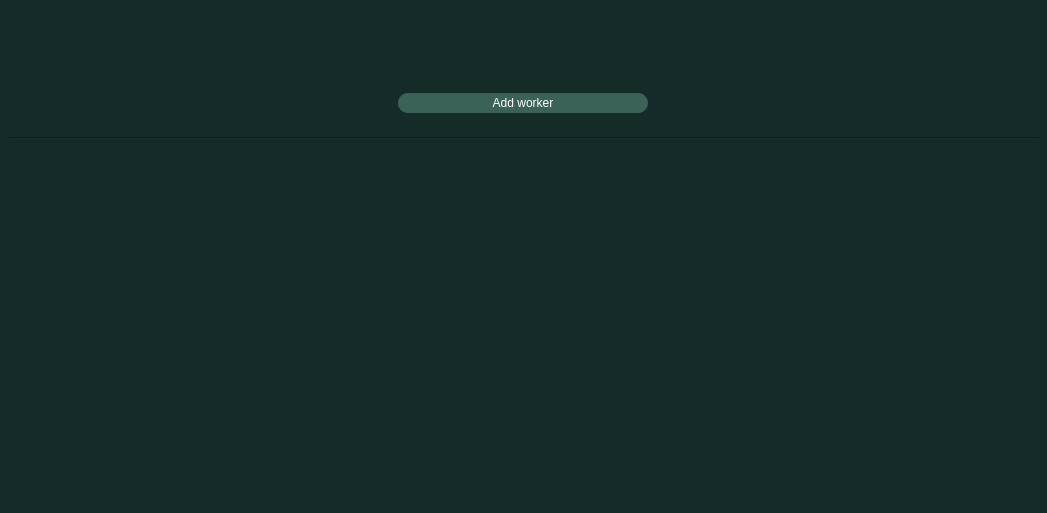
<?xml version="1.0" encoding="UTF-8"?>
<ui version="4.0">
 <class>MainWindow</class>
 <widget class="QMainWindow" name="MainWindow">
  <property name="geometry">
   <rect>
    <x>0</x>
    <y>0</y>
    <width>1047</width>
    <height>513</height>
   </rect>
  </property>
  <property name="cursor">
   <cursorShape>ArrowCursor</cursorShape>
  </property>
  <property name="windowTitle">
   <string>DEXBot</string>
  </property>
  <property name="whatsThis">
   <string/>
  </property>
  <property name="styleSheet">
   <string notr="true">* {
    background-color: #152B2A;
}

QScrollBar {
    background-color: #ffffff;
}
</string>
  </property>
  <widget class="QWidget" name="centralwidget">
   <property name="autoFillBackground">
    <bool>false</bool>
   </property>
   <property name="styleSheet">
    <string notr="true"/>
   </property>
   <layout class="QGridLayout" name="gridLayout_2">
    <item row="3" column="0">
     <widget class="QScrollArea" name="scrollArea">
      <property name="sizePolicy">
       <sizepolicy hsizetype="Expanding" vsizetype="Expanding">
        <horstretch>1</horstretch>
        <verstretch>1</verstretch>
       </sizepolicy>
      </property>
      <property name="autoFillBackground">
       <bool>false</bool>
      </property>
      <property name="styleSheet">
       <string notr="true"/>
      </property>
      <property name="frameShape">
       <enum>QFrame::NoFrame</enum>
      </property>
      <property name="verticalScrollBarPolicy">
       <enum>Qt::ScrollBarAsNeeded</enum>
      </property>
      <property name="sizeAdjustPolicy">
       <enum>QAbstractScrollArea::AdjustToContents</enum>
      </property>
      <property name="widgetResizable">
       <bool>true</bool>
      </property>
      <property name="alignment">
       <set>Qt::AlignHCenter|Qt::AlignTop</set>
      </property>
      <widget class="QWidget" name="scrollAreaContent">
       <property name="geometry">
        <rect>
         <x>0</x>
         <y>0</y>
         <width>1029</width>
         <height>336</height>
        </rect>
       </property>
       <property name="sizePolicy">
        <sizepolicy hsizetype="Expanding" vsizetype="Expanding">
         <horstretch>0</horstretch>
         <verstretch>0</verstretch>
        </sizepolicy>
       </property>
       <property name="toolTipDuration">
        <number>-7</number>
       </property>
       <property name="styleSheet">
        <string notr="true">color: white;</string>
       </property>
      </widget>
     </widget>
    </item>
    <item row="2" column="0">
     <widget class="Line" name="line">
      <property name="orientation">
       <enum>Qt::Horizontal</enum>
      </property>
     </widget>
    </item>
    <item row="0" column="0">
     <widget class="QWidget" name="widget" native="true">
      <property name="enabled">
       <bool>true</bool>
      </property>
      <property name="sizePolicy">
       <sizepolicy hsizetype="Expanding" vsizetype="Fixed">
        <horstretch>0</horstretch>
        <verstretch>0</verstretch>
       </sizepolicy>
      </property>
      <property name="minimumSize">
       <size>
        <width>0</width>
        <height>100</height>
       </size>
      </property>
      <layout class="QVBoxLayout" name="verticalLayout_2">
       <item>
        <widget class="QWidget" name="widget_2" native="true">
         <property name="styleSheet">
          <string notr="true"/>
         </property>
         <layout class="QVBoxLayout" name="verticalLayout_3">
          <item alignment="Qt::AlignLeft">
           <widget class="QLabel" name="label_2">
            <property name="sizePolicy">
             <sizepolicy hsizetype="Fixed" vsizetype="Fixed">
              <horstretch>0</horstretch>
              <verstretch>0</verstretch>
             </sizepolicy>
            </property>
            <property name="minimumSize">
             <size>
              <width>0</width>
              <height>60</height>
             </size>
            </property>
            <property name="maximumSize">
             <size>
              <width>100</width>
              <height>60</height>
             </size>
            </property>
            <property name="text">
             <string/>
            </property>
            <property name="pixmap">
             <pixmap resource="../../resources/icons.qrc">:/bot_widget/img/dexbot.png</pixmap>
            </property>
            <property name="scaledContents">
             <bool>true</bool>
            </property>
            <property name="alignment">
             <set>Qt::AlignCenter</set>
            </property>
           </widget>
          </item>
          <item alignment="Qt::AlignHCenter">
           <widget class="QPushButton" name="add_worker_button">
            <property name="sizePolicy">
             <sizepolicy hsizetype="Fixed" vsizetype="Fixed">
              <horstretch>0</horstretch>
              <verstretch>0</verstretch>
             </sizepolicy>
            </property>
            <property name="minimumSize">
             <size>
              <width>100</width>
              <height>0</height>
             </size>
            </property>
            <property name="maximumSize">
             <size>
              <width>250</width>
              <height>16777214</height>
             </size>
            </property>
            <property name="cursor">
             <cursorShape>PointingHandCursor</cursorShape>
            </property>
            <property name="toolTipDuration">
             <number>-1</number>
            </property>
            <property name="styleSheet">
             <string notr="true">border: 0px; background-color: #3A6257; width: 250px; height: 20px; border-radius: 10px; color: #ffffff;</string>
            </property>
            <property name="text">
             <string>Add worker</string>
            </property>
           </widget>
          </item>
         </layout>
        </widget>
       </item>
      </layout>
     </widget>
    </item>
   </layout>
  </widget>
  <widget class="QStatusBar" name="status_bar">
   <property name="cursor">
    <cursorShape>ArrowCursor</cursorShape>
   </property>
   <property name="styleSheet">
    <string notr="true">color: #fff;</string>
   </property>
  </widget>
 </widget>
 <resources>
  <include location="../../resources/icons.qrc"/>
 </resources>
 <connections/>
</ui>
